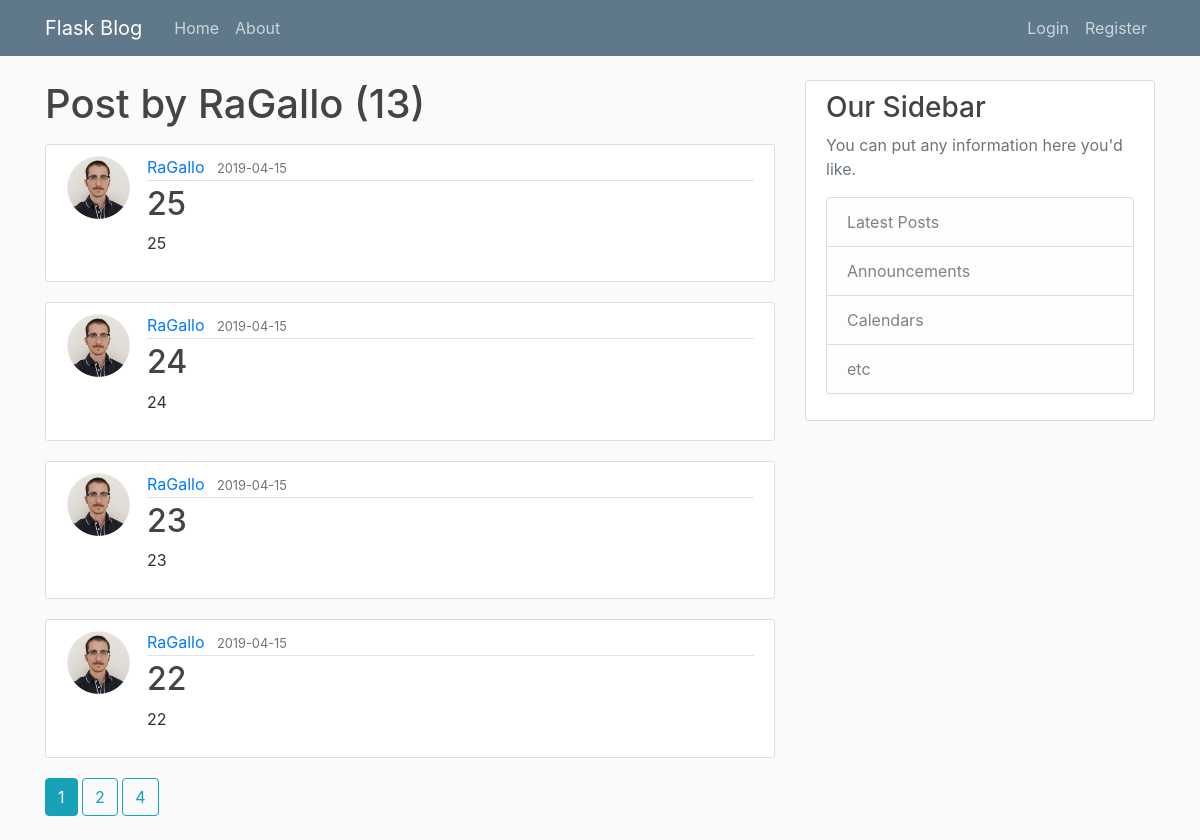
Page /user/RaGallo on the committed database.
### flaskblog/models.py (models this page shows, shortened)
class User(db.Model, UserMixin):
    id = db.Column(db.Integer, primary_key=True)
    username = db.Column(db.String(20), unique=True, nullable=False)
    email = db.Column(db.String(120), unique=True, nullable=False)
    image_file = db.Column(db.String(20), nullable=False, default='default.jpg')
    password = db.Column(db.String(60), nullable=False)
    post = db.relationship('Post', backref='author', lazy=True)

class Post(db.Model):
    id = db.Column(db.Integer, primary_key=True)
    title = db.Column(db.String(100), nullable=False)
    date_posted = db.Column(db.DateTime, nullable=False, default=datetime.utcnow)
    content = db.Column(db.Text, nullable=False)
    user_id = db.Column(db.Integer, db.ForeignKey('user.id'), nullable=False)

### flaskblog/users/routes.py (the view)
@users.route("/user/<string:username>")
def user_posts(username):
    page = request.args.get('page', 1, type=int)
    user = User.query.filter_by(username=username).first_or_404()
    posts = Post.query.filter_by(author=user
                     ).order_by(Post.date_posted.desc()
                     ).paginate(page=page, per_page=4)
    return render_template('user_posts.html', posts=posts, user=user)

### flaskblog/templates/user_posts.html (shortened to what this page needs)
{% extends 'layout.html' %}
{% block content %}
    <h1 class="mb-3">Post by {{ user.username}} ({{ posts.total }})</h1>
    {% for post in posts.items %}
        <article class="media content-section">
            <img class="rounded-circle article-img" src="{{ url_for('static', filename='profile_pics/' + post.author.image_file) }}">
            <div class="media-body">
                <div class="article-metadata">
                <a class="mr-2" href="{{ url_for('users.user_posts', username=post.author.username) }}">{{ post.author.username }}</a>
                <small class="text-muted">{{ post.date_posted.strftime('%Y-%m-%d') }}</small>
                </div>
                <h2><a class="article-title" href="{{ url_for('posts.post', post_id=post.id) }}">{{ post.title }}</a></h2>
                <p class="article-content">{{ post.content }}</p>
            </div>
        </article>
    {% endfor %}
    {% for page_num in posts.iter_pages(left_edge=1, right_edge=1, left_current=1, right_current=2) %}
        {% if page_num %}
            {% if posts.page == page_num %}
                <a class="btn btn-info mb-4" href="{{ url_for('users.user_posts', username=user.username, page=page_num) }}">{{ page_num }}</a>
            {% else %}
                <a class="btn btn-outline-info mb-4" href="{{ url_for('users.user_posts', username=user.username, page=page_num) }}">{{ page_num }}</a>
            {% endif %}
        {% endif %}
    {% endfor %}
{% endblock %}

### flaskblog/static/main.css (style rules this page uses)
body { background: #fafafa; color: #333333; margin-top: 5rem; }
h1, h2, h3, h4, h5, h6 { color: #444444; }
.content-section { background: #ffffff; padding: 10px 20px; border: 1px solid #dddddd; border-radius: 3px; margin-bottom: 20px; }
.article-title { color: #444444; }
.article-content { white-space: pre-line; }
.article-img { height: 65px; width: 65px; margin-right: 16px; }
.article-metadata { padding-bottom: 1px; margin-bottom: 4px; border-bottom: 1px solid #e3e3e3 }

### rows in the picture
User: username "RaGallo"
Post: image_file (picture), author.username "RaGallo", date_posted "2019-04-15", title "25", content "25"
Post: image_file (picture), author.username "RaGallo", date_posted "2019-04-15", title "24", content "24"
Post: image_file (picture), author.username "RaGallo", date_posted "2019-04-15", title "23", content "23"
Post: image_file (picture), author.username "RaGallo", date_posted "2019-04-15", title "22", content "22"

### other values in the picture
{{ posts.total }} "13"
{{ page_num }} "1"
{{ page_num }} "2" "4"
